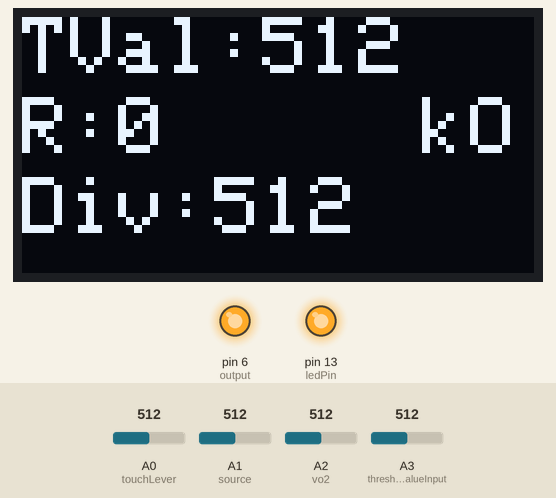
Bench run of a sketch on a simulated Arduino Uno, built with avr-gcc and run on an emulated ATmega328P. On the bench: 128×64 one-colour display, output pins drawn as LEDs (lit = HIGH). The inputs (shaded band) are chosen by the test bench; at power-on: A0 (touchLever) = 512, A2 (vo2) = 512, A3 (thresholdValueInput) = 512, A1 (source) = 512. What the sketch prints to the serial monitor is not drawn.

Above: at 1.4 s.
1.5 s: A0 (touchLever) set to 716
At 2.7 s:
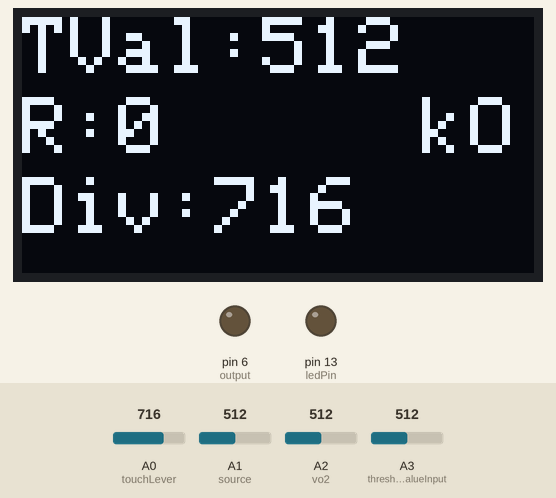
3.1 s: A2 (vo2) set to 716
At 3.6 s:
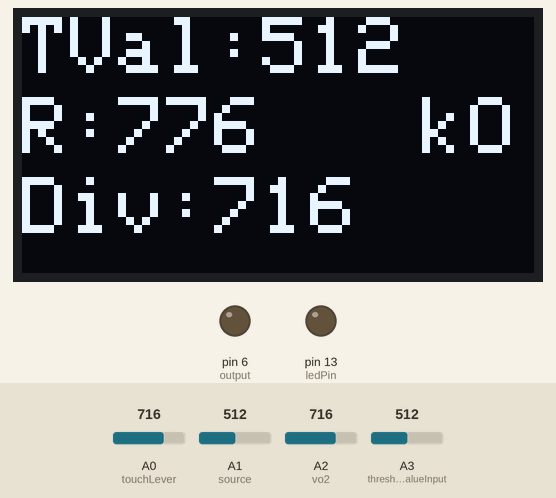
4.8 s: A3 (thresholdValueInput) set to 707
At 5.5 s:
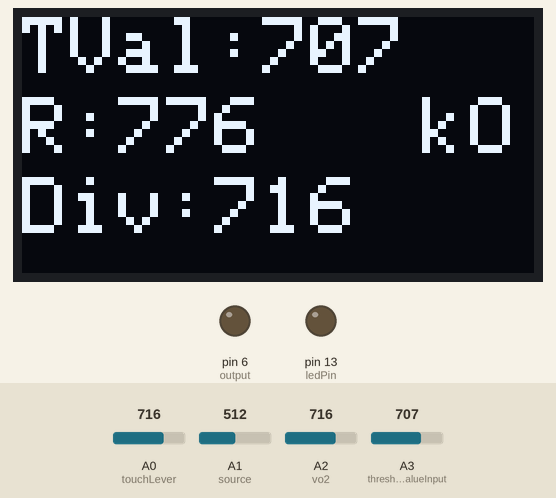
6.4 s: A3 (thresholdValueInput) set to 730
At 7.3 s:
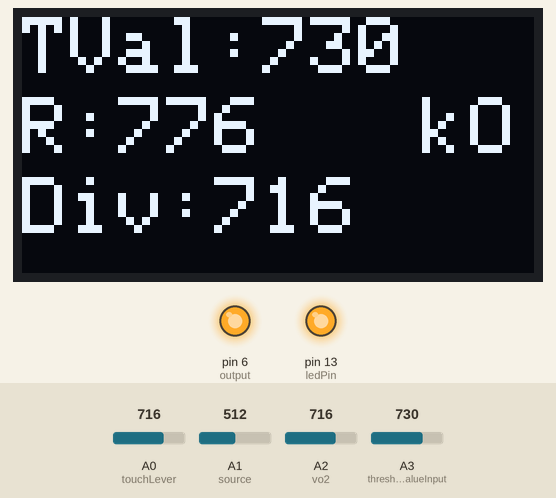
8.1 s: A1 (source) set to 716
At 9.0 s:
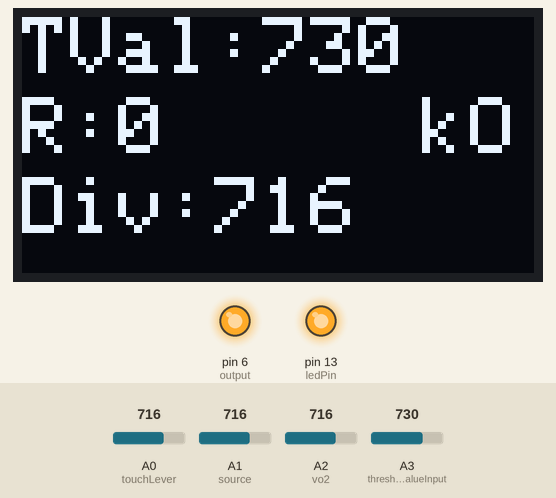
9.7 s: A0 (touchLever) set to 30
At 11.1 s:
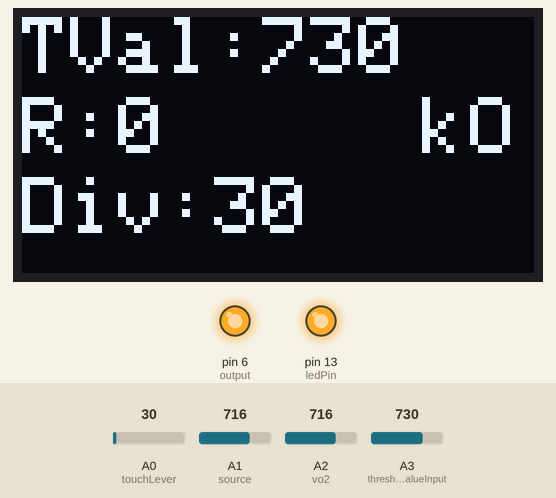
Timing chart, 0 to 12.3 s (numbered marks = the images above; inputs shaded):
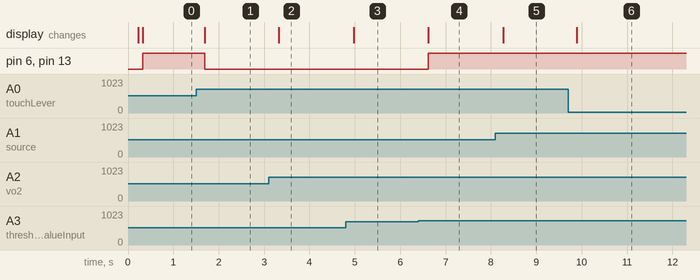

The sketch:

touchLeverV1.1.ino
```cpp
/***************************************************
  Version 1.1
  Written by Pedro Quijano
  This programs measures a voltage to determine if a lever is being touched and uses a digital pin as an output.
  LED 13 is also toggled to signal the lever being touched.

  Revision added Oled display and manual threshold and internal resistance manipulation
 ****************************************************/
 /******************************
  ***********Oled Setup*********
  ******************************/
#include <SPI.h>
#include <Wire.h>
#include <Adafruit_GFX.h>
#include <Adafruit_SSD1306.h>

//#define OLED_RESET -1
//Adafruit_SSD1306 display(OLED_RESET);

//#if (SSD1306_LCDHEIGHT != 64)
//#error("Height incorrect, please fix Adafruit_SSD1306.h!");
//#endif

#define SCREEN_WIDTH 128 // OLED display width, in pixels
#define SCREEN_HEIGHT 64 // OLED display height, in pixels

// Declaration for an SSD1306 display connected to I2C (SDA, SCL pins)
#define OLED_RESET     -1 // Reset pin # (or -1 if sharing Arduino reset pin)
Adafruit_SSD1306 display(SCREEN_WIDTH, SCREEN_HEIGHT, &Wire, OLED_RESET);

 /******************************
  ***********Variables**********
  ******************************/

const int source = A1;              //Analog reading of the baseResistance at the source side.
const int vo2 = A2;                 //Analog reading of the baseResistance at the potentiometer side. Used to calculate current.
const int touchLever = A0;          //Select analog pin for the lever
const int thresholdValueInput = A3; //This analog pins reads the voltage divider of a potentiometer to act as a knob.
const int ledPin = 13;              //Select the pin for the LED
const int output = 6;               //Digital output for the device

//const int M = 700;                //Value in bits (Max is 1023) to detect whether the lever is being touched or not.
                                    //Old variable from when it was const and given on the screen.*/
int thresholdValue = 0;             //Threshold Voltage to detect touch. Input by the user.
int sensorValue = 0;                //Variable to store the value coming from the touchLeverPin.
int sourceBitValue = 0;             //Variables to store analog readings
int vo2BitValue = 0;
int touchLeverBitValue = 0;

float baseResistance = 776.6;       //The units are kΩ. This resistance prevents the potentiometer that leads to make a short circuit, it also
                                    //raises resistance floor. It will also be used to measure the resistance of the potentiometer.
                                    //Its value is determined beforehand.
float potentiometer = 0.0;          //Variable to store potentiometer resistance.
float topVoltDiv = 0.0;             //Variable to sum both pot and base resistance to show on the display.

void setup() {
  // put your setup code here, to run once:
  delay(200); //Let Arduino start

  display.begin(SSD1306_SWITCHCAPVCC, 0x3C);  // initialize with the I2C addr 0x3C (for the 128x64)
  display.clearDisplay();

  Serial.begin(9600);
  pinMode(ledPin, OUTPUT);
  pinMode(output, OUTPUT);
  Serial.println("Begin");
}

void loop() {
  // put your main code here, to run repeatedly:

  thresholdValue = analogRead(thresholdValueInput);  //Read values from the analog inputs
  sourceBitValue = analogRead(source);
  vo2BitValue = analogRead(vo2);
  touchLeverBitValue = analogRead(touchLever);

  potentiometer = potReading(sourceBitValue,vo2BitValue,touchLeverBitValue); //Get current resistance value of the potentiometer.

  topVoltDiv = baseResistance + potentiometer;

  if (touchLeverBitValue <951){
    printToOled(thresholdValue, touchLeverBitValue, topVoltDiv);  //update display
  }
  else{
    printToOled(thresholdValue, touchLeverBitValue, -1);  //update display
  }

  if (touchLeverBitValue > thresholdValue){
    digitalWrite(ledPin, LOW);
    digitalWrite(output, LOW); //When the lever is not touched, the output is low
  }
  else{
  digitalWrite(ledPin, HIGH);
  digitalWrite(output, HIGH);  //When the lever is touched, the output is high
  }

  delay(25);
}
```

potReading.ino
```cpp
float potReading(int vo1BitValue,int vo2BitValue,int vo3BitValue){

float vo1DecValue = 0.0;            //Decimal value for the voltage readings
float vo2DecValue = 0.0;
float vo3DecValue = 0.0;
float resCurrent = 0.0;             //Current that passses through the baseResistor. Units will be calculated in mA.
float potValue = 0.0;            //The units are kΩ. The calculated value for the potentiometer.
float convertFromADC = 5.0/1023.0;  //Constant used to convert ADC readings into voltage values.

   vo1DecValue = vo1BitValue * convertFromADC;
   vo2DecValue = vo2BitValue * convertFromADC;
   vo3DecValue = vo3BitValue * convertFromADC;
   resCurrent = (vo1DecValue - vo2DecValue) / baseResistance;
   potValue = (vo2DecValue - vo3DecValue) / resCurrent;


   Serial.println(vo1BitValue);
   Serial.println(vo2BitValue);
   Serial.println(vo3BitValue);
   Serial.print("First Voltage = ");
   Serial.println(vo1DecValue);
   Serial.print("Second Voltage = ");
   Serial.println(vo2DecValue);
   Serial.print("Third Voltage = ");
   Serial.println(vo3DecValue);
   Serial.print("Current = ");
   Serial.print(resCurrent * 1000);
   Serial.println("uA");
   Serial.print("Pot value is = ");
   Serial.println(potValue);

   return potValue;

}
```

printToOled.ino
```cpp
//Uses the SSD1306 Oled

void printToOled(int TValue,int dividerBitVoltage, int resValue){

    display.clearDisplay();
    display.setTextSize(2);
    display.setTextColor(WHITE);
    display.setCursor(0,0);
    display.print("TVal:");
    display.print(TValue);
    display.setCursor(0,20);
    display.print("R:");
    display.print(resValue);
    display.setCursor(100,20);
    display.print("kO");
    display.setCursor(0,40);
    display.print("Div:");
    display.print(dividerBitVoltage);
    display.display();
}
```

Measured:
- the behaviour switches between 715 and 716 on A3 (thresholdValueInput) (found by bisection; images 3 and 4)
- after the input at 1.5 s, pin 6 (output), pin 13 (ledPin): HIGH → LOW after 0.20 s; the display: changes after 0.20 s (image 1)
- after the input at 3.1 s, the display: changes after 0.22 s (image 2)
- after the input at 4.8 s, the display: changes after 0.17 s (image 3)
- after the input at 6.4 s, pin 6 (output), pin 13 (ledPin): LOW → HIGH after 0.22 s; the display: changes after 0.22 s (image 4)
- after the input at 8.1 s, the display: changes after 0.17 s (image 5)
- after the input at 9.7 s, the display: changes after 0.19 s (image 6)
